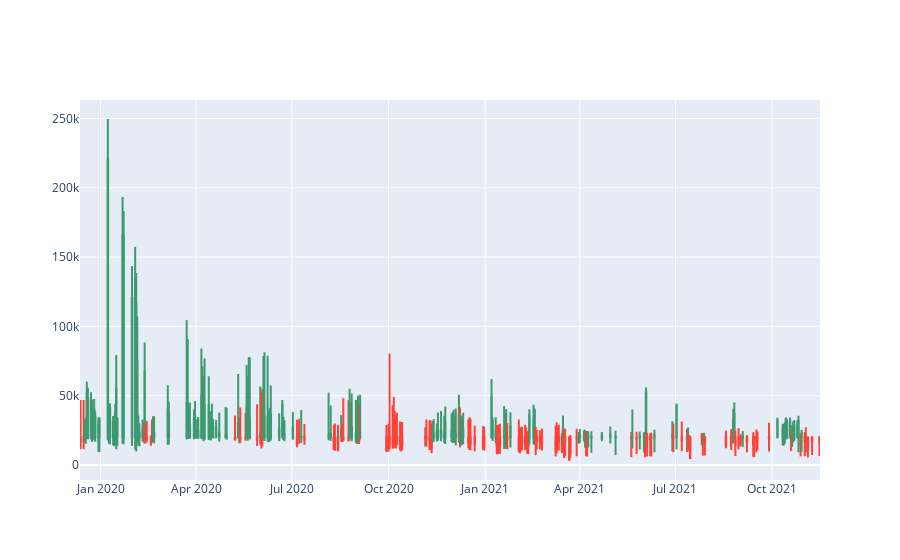

Here is the notebook cell this chart was saved with:
### Code cell
create_candle_stick(portfolio[ticker+[col for col in portfolio.columns if re.search(".*portfolio.*", col)]+ \
                    ["org_index","shift_index"]], date=portfolio.index[0].strftime("%Y-%m-%d"))

### Figure 1 — Plotly figure (JSON) as saved in the notebook; plotly's stock layout.template omitted (floating-point values rounded to 4 significant figures; data arrays with more than 128 entries replaced by an {"elided": "..."} marker saying what was removed)
{"data": [{"close": {"elided": "252 float values"}, "high": {"elided": "252 float values"}, "hovertext": {"elided": "252 str values"}, "low": {"elided": "252 float values"}, "open": {"elided": "252 float values"}, "type": "candlestick", "x": {"elided": "252 str values"}}], "layout": {"autosize": true, "xaxis": {"autorange": true, "range": ["2019-12-12 12:00", "2021-11-15 12:00"], "rangeslider": {"visible": false, "yaxis": {}}, "type": "date"}, "yaxis": {"autorange": true, "range": [-10870.0, 263400.0]}}}
